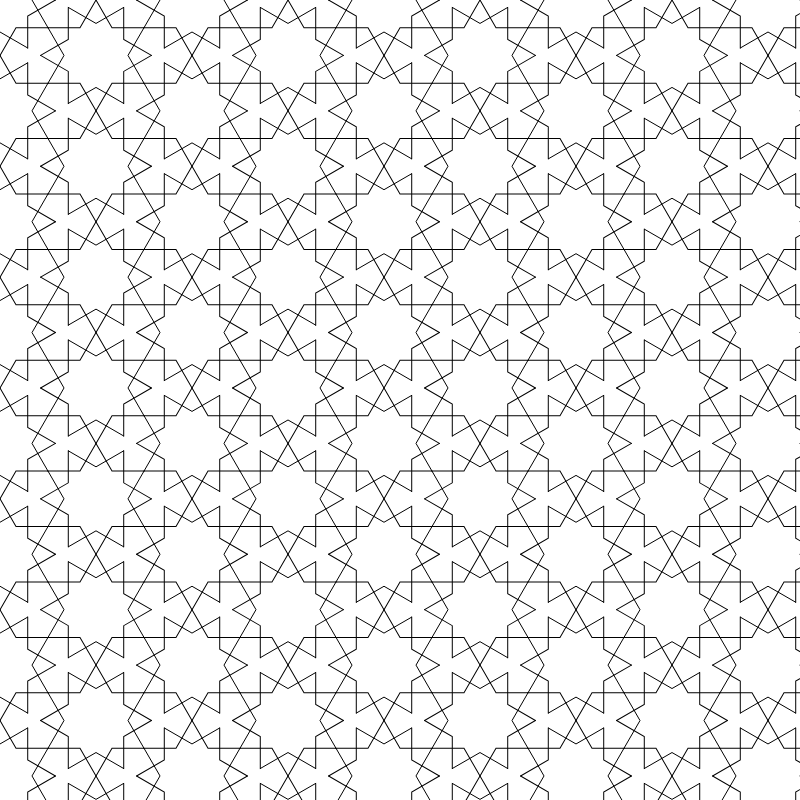
Frame 1 (no input)
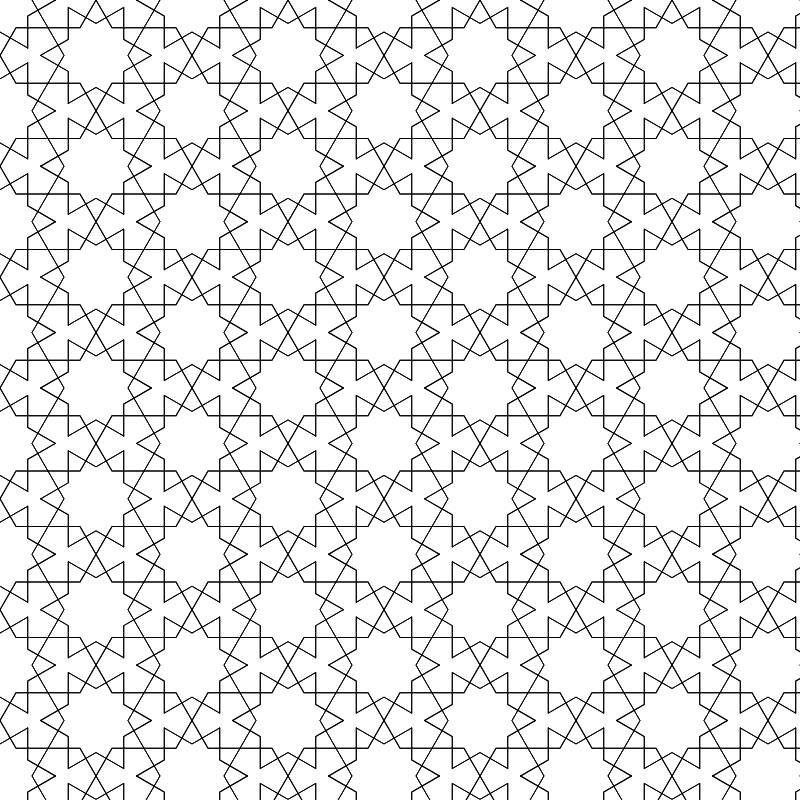
Frame 2 (the mouse pressed at the canvas centre, redrawn once)

The p5.js sketch that drew these frames (run headless with seeded random() and noise() and a simulated clock; the mouse was pressed at the canvas centre and the sketch redrawn once):

// p5.js sketch
// ── sketch.js
/*
Code written by Selcuk ARTUT 2022
Geometric Patterns with Creative Coding 
All rights reserved
*/

// Motif class
class Motif {
    constructor(a) {
        this.a = a;
    }

    display() {
        let x0, y0, x1, y1;
        x0 = 0;
        y0 = 0;
        x1 = a * cos(30);
        y1 = a * sin(30);

        for (let i = 0; i < 12; i++) {
            push();
                rotate(i * 30);
                translate(0, -a);
                beginShape();
                vertex(x1, -y1);
                vertex(x0, -y0);
                vertex(-x1, -y1);
                endShape();
            pop();
        }
    }
}

//scale factor
let a = 32;
let motif = new Motif(a);
let nRow;
let nCol;
let dx, dy, doff;

function setup() {
    createCanvas(800, 800);
    angleMode(DEGREES);
    noFill();
    noLoop();

    dx = 2 * (a + a * sin(30));
    dy = 4 * a * cos(30);
    doff = 2 * a * cos(30);
    
    //approximate the nRow and nCol values
    nRow = 1 + ceil(height / dy);
    nCol = 1 + ceil(width / dx);
}

function draw() {
    for (let c = 0; c < nCol; c++) {
        for (let r = 0; r < nRow; r++) {
            push();
                if (c % 2 == 1) {
                    //columns 1,3,5,7
                    translate(0, doff);
                }
                translate(dx * c, dy * r);
                motif.display();
            pop();
        }
    }
}
